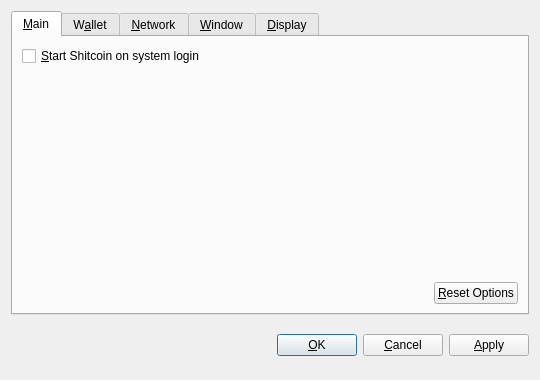
<?xml version="1.0" encoding="UTF-8"?>
<ui version="4.0">
 <class>OptionsDialog</class>
 <widget class="QDialog" name="OptionsDialog">
  <property name="geometry">
   <rect>
    <x>0</x>
    <y>0</y>
    <width>540</width>
    <height>380</height>
   </rect>
  </property>
  <property name="windowTitle">
   <string>Options</string>
  </property>
  <property name="modal">
   <bool>true</bool>
  </property>
  <layout class="QVBoxLayout" name="verticalLayout">
   <item>
    <widget class="QTabWidget" name="tabWidget">
     <property name="tabPosition">
      <enum>QTabWidget::North</enum>
     </property>
     <property name="currentIndex">
      <number>0</number>
     </property>
     <widget class="QWidget" name="tabMain">
      <attribute name="title">
       <string>&amp;Main</string>
      </attribute>
      <layout class="QVBoxLayout" name="verticalLayout_Main">
       <item>
        <widget class="QCheckBox" name="bitcoinAtStartup">
         <property name="toolTip">
          <string>Automatically start Shitcoin after logging in to the system.</string>
         </property>
         <property name="text">
          <string>&amp;Start Shitcoin on system login</string>
         </property>
        </widget>
       </item>
       <item>
        <spacer name="verticalSpacer_Main">
         <property name="orientation">
          <enum>Qt::Vertical</enum>
         </property>
         <property name="sizeHint" stdset="0">
          <size>
           <width>20</width>
           <height>40</height>
          </size>
         </property>
        </spacer>
       </item>
       <item>
        <layout class="QHBoxLayout" name="horizontalLayout_2_Main">
         <item>
          <spacer name="horizontalSpacer_2_Main">
           <property name="orientation">
            <enum>Qt::Horizontal</enum>
           </property>
           <property name="sizeHint" stdset="0">
            <size>
             <width>40</width>
             <height>20</height>
            </size>
           </property>
          </spacer>
         </item>
         <item>
          <widget class="QPushButton" name="resetButton">
           <property name="toolTip">
            <string>Reset all client options to default.</string>
           </property>
           <property name="text">
            <string>&amp;Reset Options</string>
           </property>
           <property name="autoDefault">
            <bool>false</bool>
           </property>
          </widget>
         </item>
        </layout>
       </item>
      </layout>
     </widget>
     <widget class="QWidget" name="tabWallet">
      <attribute name="title">
       <string>W&amp;allet</string>
      </attribute>
      <layout class="QVBoxLayout" name="verticalLayout_Network">
       <item>
        <widget class="QLabel" name="transactionFeeInfoLabel">
         <property name="text">
          <string>Optional transaction fee per kB that helps make sure your transactions are processed quickly. Most transactions are 1 kB.</string>
         </property>
         <property name="textFormat">
          <enum>Qt::PlainText</enum>
         </property>
         <property name="wordWrap">
          <bool>true</bool>
         </property>
        </widget>
       </item>
       <item>
        <layout class="QHBoxLayout" name="horizontalLayout_1_Main">
         <item>
          <widget class="QLabel" name="transactionFeeLabel">
           <property name="text">
            <string>Pay transaction &amp;fee</string>
           </property>
           <property name="textFormat">
            <enum>Qt::PlainText</enum>
           </property>
           <property name="buddy">
            <cstring>transactionFee</cstring>
           </property>
          </widget>
         </item>
         <item>
          <widget class="BitcoinAmountField" name="transactionFee"/>
         </item>
         <item>
          <spacer name="horizontalSpacer_1_Main">
           <property name="orientation">
            <enum>Qt::Horizontal</enum>
           </property>
           <property name="sizeHint" stdset="0">
            <size>
             <width>40</width>
             <height>20</height>
            </size>
           </property>
          </spacer>
         </item>
        </layout>
       </item>
       <item>
        <widget class="QLabel" name="label">
         <property name="text">
          <string>If you disable the spending of unconfirmed change, the change from a transaction cannot be used until that transaction has at least one confirmation. This also affects how your balance is computed.</string>
         </property>
         <property name="wordWrap">
          <bool>true</bool>
         </property>
        </widget>
       </item>
       <item>
        <widget class="QCheckBox" name="spendZeroConfChange">
         <property name="text">
          <string>Spend unconfirmed change  (experts only)</string>
         </property>
        </widget>
       </item>
       <item>
        <spacer name="verticalSpacer">
         <property name="orientation">
          <enum>Qt::Vertical</enum>
         </property>
         <property name="sizeHint" stdset="0">
          <size>
           <width>20</width>
           <height>40</height>
          </size>
         </property>
        </spacer>
       </item>
      </layout>
     </widget>
     <widget class="QWidget" name="tabNetwork">
      <attribute name="title">
       <string>&amp;Network</string>
      </attribute>
      <layout class="QVBoxLayout" name="verticalLayout_Network">
       <item>
        <widget class="QCheckBox" name="mapPortUpnp">
         <property name="toolTip">
          <string>Automatically open the Shitcoin client port on the router. This only works when your router supports UPnP and it is enabled.</string>
         </property>
         <property name="text">
          <string>Map port using &amp;UPnP</string>
         </property>
        </widget>
       </item>
       <item>
        <widget class="QCheckBox" name="connectSocks">
         <property name="toolTip">
          <string>Connect to the Shitcoin network through a SOCKS proxy (e.g. when connecting through Tor).</string>
         </property>
         <property name="text">
          <string>&amp;Connect through SOCKS proxy:</string>
         </property>
        </widget>
       </item>
       <item>
        <layout class="QHBoxLayout" name="horizontalLayout_Network">
         <item>
          <widget class="QLabel" name="proxyIpLabel">
           <property name="text">
            <string>Proxy &amp;IP:</string>
           </property>
           <property name="textFormat">
            <enum>Qt::PlainText</enum>
           </property>
           <property name="buddy">
            <cstring>proxyIp</cstring>
           </property>
          </widget>
         </item>
         <item>
          <widget class="QValidatedLineEdit" name="proxyIp">
           <property name="maximumSize">
            <size>
             <width>140</width>
             <height>16777215</height>
            </size>
           </property>
           <property name="toolTip">
            <string>IP address of the proxy (e.g. 127.0.0.1)</string>
           </property>
          </widget>
         </item>
         <item>
          <widget class="QLabel" name="proxyPortLabel">
           <property name="text">
            <string>&amp;Port:</string>
           </property>
           <property name="textFormat">
            <enum>Qt::PlainText</enum>
           </property>
           <property name="buddy">
            <cstring>proxyPort</cstring>
           </property>
          </widget>
         </item>
         <item>
          <widget class="QLineEdit" name="proxyPort">
           <property name="maximumSize">
            <size>
             <width>55</width>
             <height>16777215</height>
            </size>
           </property>
           <property name="toolTip">
            <string>Port of the proxy (e.g. 9050)</string>
           </property>
          </widget>
         </item>
         <item>
          <widget class="QLabel" name="socksVersionLabel">
           <property name="text">
            <string>SOCKS &amp;Version:</string>
           </property>
           <property name="textFormat">
            <enum>Qt::PlainText</enum>
           </property>
           <property name="buddy">
            <cstring>socksVersion</cstring>
           </property>
          </widget>
         </item>
         <item>
          <widget class="QValueComboBox" name="socksVersion">
           <property name="toolTip">
            <string>SOCKS version of the proxy (e.g. 5)</string>
           </property>
          </widget>
         </item>
         <item>
          <spacer name="horizontalSpacer_Network">
           <property name="orientation">
            <enum>Qt::Horizontal</enum>
           </property>
           <property name="sizeHint" stdset="0">
            <size>
             <width>40</width>
             <height>20</height>
            </size>
           </property>
          </spacer>
         </item>
        </layout>
       </item>
       <item>
        <spacer name="verticalSpacer_Network">
         <property name="orientation">
          <enum>Qt::Vertical</enum>
         </property>
         <property name="sizeHint" stdset="0">
          <size>
           <width>20</width>
           <height>40</height>
          </size>
         </property>
        </spacer>
       </item>
      </layout>
     </widget>
     <widget class="QWidget" name="tabWindow">
      <attribute name="title">
       <string>&amp;Window</string>
      </attribute>
      <layout class="QVBoxLayout" name="verticalLayout_Window">
       <item>
        <widget class="QCheckBox" name="minimizeToTray">
         <property name="toolTip">
          <string>Show only a tray icon after minimizing the window.</string>
         </property>
         <property name="text">
          <string>&amp;Minimize to the tray instead of the taskbar</string>
         </property>
        </widget>
       </item>
       <item>
        <widget class="QCheckBox" name="minimizeOnClose">
         <property name="toolTip">
          <string>Minimize instead of exit the application when the window is closed. When this option is enabled, the application will be closed only after selecting Quit in the menu.</string>
         </property>
         <property name="text">
          <string>M&amp;inimize on close</string>
         </property>
        </widget>
       </item>
       <item>
        <spacer name="verticalSpacer_Window">
         <property name="orientation">
          <enum>Qt::Vertical</enum>
         </property>
         <property name="sizeHint" stdset="0">
          <size>
           <width>20</width>
           <height>40</height>
          </size>
         </property>
        </spacer>
       </item>
      </layout>
     </widget>
     <widget class="QWidget" name="tabDisplay">
      <attribute name="title">
       <string>&amp;Display</string>
      </attribute>
      <layout class="QVBoxLayout" name="verticalLayout_Display">
       <item>
        <layout class="QHBoxLayout" name="horizontalLayout_1_Display">
         <item>
          <widget class="QLabel" name="langLabel">
           <property name="text">
            <string>User Interface &amp;language:</string>
           </property>
           <property name="textFormat">
            <enum>Qt::PlainText</enum>
           </property>
           <property name="buddy">
            <cstring>lang</cstring>
           </property>
          </widget>
         </item>
         <item>
          <widget class="QValueComboBox" name="lang">
           <property name="toolTip">
            <string>The user interface language can be set here. This setting will take effect after restarting Shitcoin.</string>
           </property>
          </widget>
         </item>
        </layout>
       </item>
       <item>
        <layout class="QHBoxLayout" name="horizontalLayout_2_Display">
         <item>
          <widget class="QLabel" name="unitLabel">
           <property name="text">
            <string>&amp;Unit to show amounts in:</string>
           </property>
           <property name="textFormat">
            <enum>Qt::PlainText</enum>
           </property>
           <property name="buddy">
            <cstring>unit</cstring>
           </property>
          </widget>
         </item>
         <item>
          <widget class="QValueComboBox" name="unit">
           <property name="toolTip">
            <string>Choose the default subdivision unit to show in the interface and when sending coins.</string>
           </property>
          </widget>
         </item>
        </layout>
       </item>
       <item>
        <widget class="QCheckBox" name="displayAddresses">
         <property name="toolTip">
          <string>Whether to show Shitcoin addresses in the transaction list or not.</string>
         </property>
         <property name="text">
          <string>&amp;Display addresses in transaction list</string>
         </property>
        </widget>
       </item>
       <item>
        <widget class="QCheckBox" name="coinControlFeatures">
         <property name="toolTip">
          <string>Whether to show coin control features or not.</string>
         </property>
         <property name="text">
          <string>Display coin &amp;control features (experts only!)</string>
         </property>
        </widget>
       </item>
       <item>
        <spacer name="verticalSpacer_Display">
         <property name="orientation">
          <enum>Qt::Vertical</enum>
         </property>
         <property name="sizeHint" stdset="0">
          <size>
           <width>20</width>
           <height>40</height>
          </size>
         </property>
        </spacer>
       </item>
      </layout>
     </widget>
    </widget>
   </item>
   <item>
    <layout class="QHBoxLayout" name="horizontalLayout_Buttons">
     <item>
      <spacer name="horizontalSpacer_1">
       <property name="orientation">
        <enum>Qt::Horizontal</enum>
       </property>
       <property name="sizeHint" stdset="0">
        <size>
         <width>40</width>
         <height>48</height>
        </size>
       </property>
      </spacer>
     </item>
     <item>
      <widget class="QLabel" name="statusLabel">
       <property name="font">
        <font>
         <weight>75</weight>
         <bold>true</bold>
        </font>
       </property>
       <property name="text">
        <string/>
       </property>
       <property name="textFormat">
        <enum>Qt::PlainText</enum>
       </property>
       <property name="wordWrap">
        <bool>true</bool>
       </property>
      </widget>
     </item>
     <item>
      <spacer name="horizontalSpacer_2">
       <property name="orientation">
        <enum>Qt::Horizontal</enum>
       </property>
       <property name="sizeHint" stdset="0">
        <size>
         <width>40</width>
         <height>48</height>
        </size>
       </property>
      </spacer>
     </item>
     <item>
      <widget class="QPushButton" name="okButton">
       <property name="text">
        <string>&amp;OK</string>
       </property>
      </widget>
     </item>
     <item>
      <widget class="QPushButton" name="cancelButton">
       <property name="text">
        <string>&amp;Cancel</string>
       </property>
       <property name="autoDefault">
        <bool>false</bool>
       </property>
      </widget>
     </item>
     <item>
      <widget class="QPushButton" name="applyButton">
       <property name="text">
        <string>&amp;Apply</string>
       </property>
       <property name="autoDefault">
        <bool>false</bool>
       </property>
      </widget>
     </item>
    </layout>
   </item>
  </layout>
 </widget>
 <customwidgets>
  <customwidget>
   <class>BitcoinAmountField</class>
   <extends>QSpinBox</extends>
   <header>bitcoinamountfield.h</header>
  </customwidget>
  <customwidget>
   <class>QValueComboBox</class>
   <extends>QComboBox</extends>
   <header>qvaluecombobox.h</header>
  </customwidget>
  <customwidget>
   <class>QValidatedLineEdit</class>
   <extends>QLineEdit</extends>
   <header>qvalidatedlineedit.h</header>
  </customwidget>
 </customwidgets>
 <resources/>
 <connections/>
</ui>
